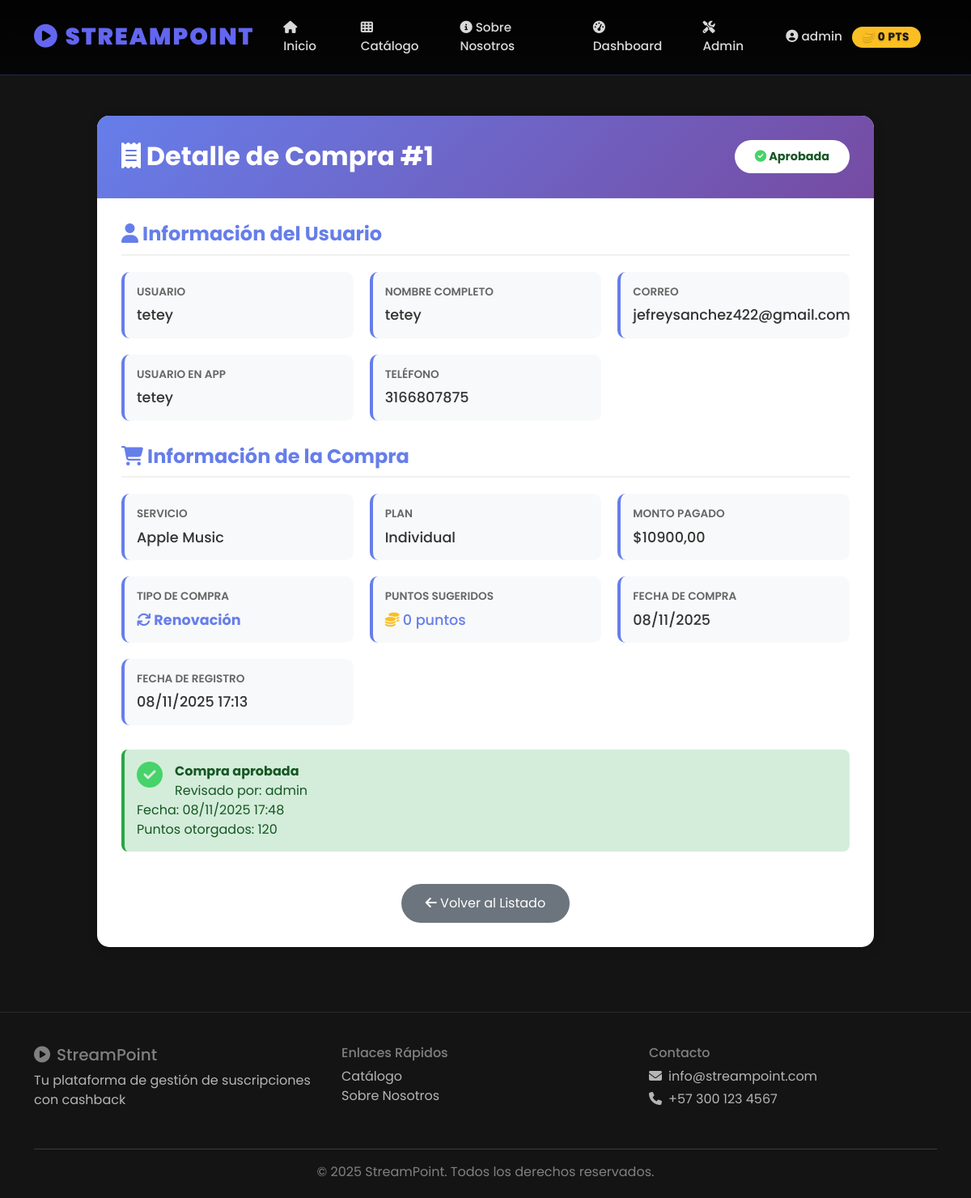
The page /management/compra/1/ (signed in) on the database its author committed.
### core_user/models.py (models this page shows, shortened)
class PerfilUsuario(models.Model):
    user = models.OneToOneField(User, on_delete=models.CASCADE, related_name='perfil')
    telefono = models.CharField(max_length=15, blank=True)
    puntos_totales = models.IntegerField(default=0, help_text="Total de puntos acumulados históricamente")
    puntos_disponibles = models.IntegerField(default=0, help_text="Puntos disponibles para canjear")
    fecha_registro = models.DateTimeField(auto_now_add=True)
    class Meta:
        verbose_name_plural = "Perfiles de Usuario"

class RegistroCompra(models.Model):
    ESTADO_CHOICES = [
        ('pendiente', 'Pendiente de revisión'),
        ('aprobada', 'Aprobada'),
        ('rechazada', 'Rechazada'),
    ]
    usuario = models.ForeignKey(
        User,
        on_delete=models.CASCADE,
        related_name='registros_compra',
        help_text="Usuario que registra la compra"
    )
    nombre_completo = models.CharField(max_length=200, help_text="Nombre completo")
    correo = models.EmailField(help_text="Correo electrónico")
    nombre_usuario_app = models.CharField(
        max_length=200,
        help_text="Nombre de usuario en la app del servicio (Netflix, Spotify, etc.)"
    )
    telefono = models.CharField(max_length=15, blank=True, help_text="Teléfono de contacto")
    servicio = models.ForeignKey(
        'core_public.ServicioStreaming',
        on_delete=models.CASCADE,
        related_name='registros_compra',
        help_text="Servicio de streaming adquirido"
    )
    plan = models.ForeignKey(
        'core_public.PlanSuscripcion',
        on_delete=models.CASCADE,
        related_name='registros_compra',
        null=True,
        blank=True,
        help_text="Plan específico (opcional)"
    )
    monto_pagado = models.DecimalField(
        max_digits=10,
        decimal_places=2,
        help_text="Monto pagado por la compra"
    )
    fecha_compra = models.DateField(help_text="Fecha en que realizó la compra")
    comprobante = models.FileField(
        upload_to='comprobantes/%Y/%m/',
        blank=True,
        null=True,
        validators=[
            FileExtensionValidator(
                allowed_extensions=['pdf', 'jpg', 'jpeg', 'png', 'webp'],
                message="Solo se permiten archivos PDF, JPG, JPEG, PNG o WEBP"
            ),
            validate_file_size_and_content
        ],
        help_text="Comprobante de pago en formato PDF o imagen (JPG, PNG). Máximo 5MB"
    )
    descripcion = models.TextField(
        blank=True,
        help_text="Detalles adicionales sobre la compra"
    )
    estado = models.CharField(
        max_length=20,
        choices=ESTADO_CHOICES,
        default='pendiente'
    )
    es_primera_compra = models.BooleanField(
        default=False,
        help_text="Si es la primera compra del usuario en este servicio"
    )
    puntos_sugeridos = models.IntegerField(
        default=0,
        help_text="Puntos calculados automáticamente según el plan"
    )
    fecha_registro = models.DateTimeField(auto_now_add=True)
    fecha_revision = models.DateTimeField(null=True, blank=True)
    revisado_por = models.ForeignKey(
        User,
        on_delete=models.SET_NULL,
        null=True,
        blank=True,
        related_name='compras_revisadas',
        help_text="Admin que revisó la compra"
    )
    puntos_otorgados = models.IntegerField(
        default=0,
        help_text="Puntos otorgados al aprobar"
    )
    notas_admin = models.TextField(
        blank=True,
        help_text="Notas del administrador"
    )
    class Meta:
        verbose_name = "Registro de Compra"
        verbose_name_plural = "Registros de Compras"
        ordering = ['-fecha_registro']
        indexes = [
            models.Index(fields=['usuario', 'estado']),
            models.Index(fields=['estado', '-fecha_registro']),
            models.Index(fields=['servicio', 'usuario']),
            models.Index(fields=['-fecha_registro']),
        ]
    def aprobar(self, admin_user, puntos=None):
        """
        Aprobar la compra y otorgar puntos.
        Si no se especifican puntos, usa los puntos sugeridos automáticamente.
        """
        if puntos is None:
            puntos = self.puntos_sugeridos if self.puntos_sugeridos > 0 else self.calcular_puntos_automaticos()
        self.estado = 'aprobada'
        self.fecha_revision = timezone.now()
        self.revisado_por = admin_user
        self.puntos_otorgados = puntos
        self.save()
        perfil, created = PerfilUsuario.objects.get_or_create(user=self.usuario)
        tipo_compra = "Primera compra" if self.es_primera_compra else "Renovación"
        perfil.agregar_puntos(
            puntos,
            f"{tipo_compra} aprobada - {self.servicio.nombre}"
        )

### core_public/models.py (models this page shows, shortened)
class ServicioStreaming(models.Model):
    nombre = models.CharField(max_length=100, unique=True)
    categoria = models.ForeignKey(CategoriaStreaming, on_delete=models.CASCADE, related_name='servicios')
    logo_url = models.URLField(blank=True, help_text="URL del logo del servicio")
    descripcion = models.TextField()
    sitio_web = models.URLField()
    activo = models.BooleanField(default=True)
    fecha_creacion = models.DateTimeField(auto_now_add=True)
    class Meta:
        verbose_name_plural = "Servicios de Streaming"
        ordering = ['nombre']

class PlanSuscripcion(models.Model):
    DURACION_CHOICES = [
        ('mensual', 'Mensual'),
        ('trimestral', 'Trimestral'),
        ('semestral', 'Semestral'),
        ('anual', 'Anual'),
    ]
    servicio = models.ForeignKey(ServicioStreaming, on_delete=models.CASCADE, related_name='planes')
    nombre = models.CharField(max_length=100, help_text="Ej: Básico, Premium, Familiar")
    precio = models.DecimalField(max_digits=10, decimal_places=2)
    duracion = models.CharField(max_length=20, choices=DURACION_CHOICES, default='mensual')
    caracteristicas = models.JSONField(default=list, help_text="Lista de características del plan")
    puntos_primera_compra = models.IntegerField(default=100, help_text="Puntos por primera compra")
    puntos_renovacion = models.IntegerField(default=50, help_text="Puntos por cada renovación")
    activo = models.BooleanField(default=True)
    class Meta:
        verbose_name_plural = "Planes de Suscripción"
        ordering = ['servicio', 'precio']

### core_admin/views.py (the view, shortened to what this page needs)
# urls.py: path('compra/<int:compra_id>/', views.detalle_compra_admin, name='detalle_compra_admin'),
@staff_member_required
def detalle_compra_admin(request, compra_id):
    compra = get_object_or_404(RegistroCompra, id=compra_id)
    context = {
        'compra': compra,
    }
    return render(request, 'admin_custom/detalle_compra.html', context)

### core_admin/templates/admin_custom/detalle_compra.html (shortened to what this page needs)
{% extends 'base.html' %}
{% load static %}
{% block content %}
<div class="detalle-container">
    <div class="detalle-card">
        <div class="card-header">
            <h2><i class="fas fa-receipt"></i> Detalle de Compra #{{ compra.id }}</h2>
            <span class="estado-badge estado-{{ compra.estado }}">
                {% if compra.estado == 'pendiente' %}
                    <i class="fas fa-clock"></i> Pendiente
                {% elif compra.estado == 'aprobada' %}
                    <i class="fas fa-check-circle"></i> Aprobada
                {% elif compra.estado == 'rechazada' %}
                    <i class="fas fa-times-circle"></i> Rechazada
                {% endif %}
            </span>
        </div>
        <div class="card-body">
            <div class="info-section">
                <h4><i class="fas fa-user"></i> Información del Usuario</h4>
                <div class="info-grid">
                    <div class="info-item">
                        <div class="info-label">Usuario</div>
                        <div class="info-value">{{ compra.usuario.username }}</div>
                    </div>
                    <div class="info-item">
                        <div class="info-label">Nombre Completo</div>
                        <div class="info-value">{{ compra.nombre_completo }}</div>
                    </div>
                    <div class="info-item">
                        <div class="info-label">Correo</div>
                        <div class="info-value">{{ compra.correo }}</div>
                    </div>
                    <div class="info-item">
                        <div class="info-label">Usuario en App</div>
                        <div class="info-value">{{ compra.nombre_usuario_app }}</div>
                    </div>
                    {% if compra.telefono %}
                    <div class="info-item">
                        <div class="info-label">Teléfono</div>
                        <div class="info-value">{{ compra.telefono }}</div>
                    </div>
                    {% endif %}
                </div>
            </div>
            <div class="info-section">
                <h4><i class="fas fa-shopping-cart"></i> Información de la Compra</h4>
                <div class="info-grid">
                    <div class="info-item">
                        <div class="info-label">Servicio</div>
                        <div class="info-value">{{ compra.servicio.nombre }}</div>
                    </div>
                    {% if compra.plan %}
                    <div class="info-item">
                        <div class="info-label">Plan</div>
                        <div class="info-value">{{ compra.plan.nombre }}</div>
                    </div>
                    {% endif %}
                    <div class="info-item">
                        <div class="info-label">Monto Pagado</div>
                        <div class="info-value">${{ compra.monto_pagado|floatformat:2 }}</div>
                    </div>
                    <div class="info-item">
                        <div class="info-label">Tipo de Compra</div>
                        <div class="info-value">
                            {% if compra.es_primera_compra %}
                                <span style="color: #28a745; font-weight: bold;">
                                    <i class="fas fa-star"></i> Primera Compra
                                </span>
                            {% else %}
                                <span style="color: #667eea; font-weight: bold;">
                                    <i class="fas fa-sync"></i> Renovación
                                </span>
                            {% endif %}
                        </div>
                    </div>
                    <div class="info-item">
                        <div class="info-label">Puntos Sugeridos</div>
                        <div class="info-value" style="color: #667eea;">
                            <i class="fas fa-coins"></i> {{ compra.puntos_sugeridos }} puntos
                        </div>
                    </div>
                    <div class="info-item">
                        <div class="info-label">Fecha de Compra</div>
                        <div class="info-value">{{ compra.fecha_compra|date:"d/m/Y" }}</div>
                    </div>
                    <div class="info-item">
                        <div class="info-label">Fecha de Registro</div>
                        <div class="info-value">{{ compra.fecha_registro|date:"d/m/Y H:i" }}</div>
                    </div>
                </div>
            </div>
            {% if compra.estado == 'aprobada' %}
            <div class="alert-success-custom">
                <i class="fas fa-check-circle fa-2x" style="float: left; margin-right: 15px;"></i>
                <strong>Compra aprobada</strong><br>
                Revisado por: {{ compra.revisado_por.username }}<br>
                Fecha: {{ compra.fecha_revision|date:"d/m/Y H:i" }}<br>
                Puntos otorgados: {{ compra.puntos_otorgados }}
            </div>
            {% endif %}
            <div style="text-align: center;">
                <a href="{% url 'admin_custom:gestionar_compras' %}" class="btn-volver">
                    <i class="fas fa-arrow-left"></i> Volver al Listado
                </a>
            </div>
        </div>
    </div>
</div>
{% endblock %}

### templates/base.html (shortened to what this page needs)
{% load static %}
{% load user_extras %}
<!DOCTYPE html>
<html lang="es">
<head>
    <link href="https://cdn.jsdelivr.net/npm/bootstrap@5.3.0/dist/css/bootstrap.min.css" rel="stylesheet">
    <link rel="stylesheet" href="https://cdnjs.cloudflare.com/ajax/libs/font-awesome/6.4.0/css/all.min.css">
    <link rel="stylesheet" href="{% static 'css/style.css' %}">
</head>
<body>
    <nav class="navbar navbar-expand-lg navbar-dark">
        <div class="container">
            <a class="navbar-brand" href="{% url 'public:index' %}">
                <i class="fas fa-play-circle me-2"></i>StreamPoint
            </a>
            <div class="collapse navbar-collapse" id="navbarNav">
                <ul class="navbar-nav ms-auto align-items-center">
                    <li class="nav-item">
                        <a class="nav-link" href="{% url 'public:index' %}">
                            <i class="fas fa-home me-1"></i>Inicio
                        </a>
                    </li>
                    <li class="nav-item">
                        <a class="nav-link" href="{% url 'public:catalogo' %}">
                            <i class="fas fa-th me-1"></i>Catálogo
                        </a>
                    </li>
                    <li class="nav-item">
                        <a class="nav-link" href="{% url 'public:informacion_proyecto' %}">
                            <i class="fas fa-info-circle me-1"></i>Sobre Nosotros
                        </a>
                    </li>
                    {% if user.is_authenticated %}
                        <li class="nav-item">
                            <a class="nav-link" href="{% url 'user:dashboard' %}">
                                <i class="fas fa-tachometer-alt me-1"></i>Dashboard
                            </a>
                        </li>
                        {% if user.is_staff %}
                            <li class="nav-item">
                                <a class="nav-link" href="{% url 'admin_custom:dashboard' %}">
                                    <i class="fas fa-tools me-1"></i>Admin
                                </a>
                            </li>
                        {% endif %}
                        <li class="nav-item dropdown">
                            <a class="nav-link dropdown-toggle" href="#" id="userDropdown" role="button" data-bs-toggle="dropdown">
                                <i class="fas fa-user-circle me-1"></i>{{ user.username }}
                                <span class="badge bg-warning ms-2 text-dark fw-bold">
                                    <i class="fas fa-coins me-1"></i>{{ user|puntos_disponibles }} PTS
                                </span>
                            </a>
                        </li>
                    {% endif %}
                </ul>
            </div>
        </div>
    </nav>
    <div class="content-wrapper">
        <div class="container">
            {% block content %}{% endblock %}
        </div>
    </div>
    <footer>
        <div class="container">
            <div class="row">
                <div class="col-md-4 mb-3">
                    <h5><i class="fas fa-play-circle me-2"></i>StreamPoint</h5>
                    <p class="text-light">Tu plataforma de gestión de suscripciones con cashback</p>
                </div>
                <div class="col-md-4 mb-3">
                    <h6>Enlaces Rápidos</h6>
                    <ul class="list-unstyled">
                        <li><a href="{% url 'public:catalogo' %}" class="text-light text-decoration-none">Catálogo</a></li>
                        <li><a href="{% url 'public:informacion_proyecto' %}" class="text-light text-decoration-none">Sobre Nosotros</a></li>
                    </ul>
                </div>
                <div class="col-md-4 mb-3">
                    <h6>Contacto</h6>
                    <p class="text-light mb-1">
                        <i class="fas fa-envelope me-2"></i>info@streampoint.com
                    </p>
                    <p class="text-light">
                        <i class="fas fa-phone me-2"></i>+57 300 123 4567
                    </p>
                </div>
            </div>
            <hr class="text-light">
            <div class="text-center">
                <p class="mb-0">&copy; 2025 StreamPoint. Todos los derechos reservados.</p>
            </div>
        </div>
    </footer>
</body>
</html>

### rows shown on the page
RegistroCompra: id "1", usuario.username "tetey", nombre_completo "tetey", correo "jefreysanchez422@gmail.com", nombre_usuario_app "tetey", telefono "3166807875", servicio.nombre "Apple Music", plan.nombre "Individual", monto_pagado "10900,00", puntos_sugeridos "0", fecha_compra "08/11/2025", fecha_registro "08/11/2025 17:13", revisado_por.username "admin", fecha_revision "08/11/2025 17:48", puntos_otorgados "120"

### other values the page prints
{{ user.username }} "admin"
{{ user|puntos_disponibles }} "0"
